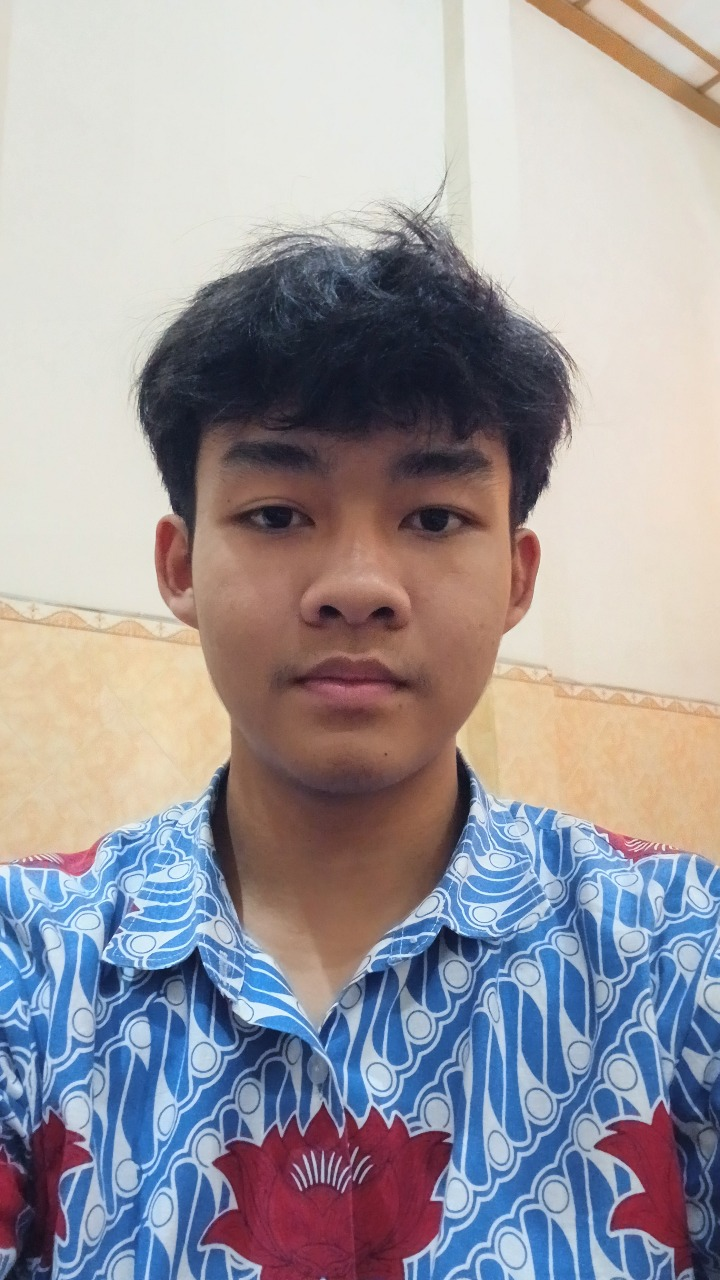
#> input picture assets/images/fadey contoh_compressed.jpg, 720 x 1280 px
$ python -i app.py   (imports and definitions only)
#> lines starting #> are read from the running program, lines starting #| are printed output that depends on the picture; after the words box and inside, x2 and y2 are one past the last pixel; in counts of white or black regions, pixels touching at a corner belong together
#> further down, picture is the input picture: shape (1280, 720, 3); mean B, G, R 160, 154.3, 158.4
import streamlit as st
import cv2
import numpy as np
from PIL import Image, ImageOps
import pickle
from pathlib import Path
from utils.eye_detection_module_v3 import multi_stage_detection

# ============================================================================
# LOAD KNN MODEL
# ============================================================================
# [23 lines left out: functions load_knn_model, load_knn_urine_model, not called in this run]

# ============================================================================
# KONFIGURASI HALAMAN
# ============================================================================
# [43 lines not run here, left out]

# ============================================================================
# PERTANYAAN UNTUK USER
# ============================================================================
QUESTIONS = [
    {
        "question": "Demam sebelum gejala hati muncul?",
        "options": ["Ya", "Tidak"],
        "scores": [2, 0]
    },
    {
        "question": "Nyeri otot (myalgia)?",
        "options": ["Sering/Sangat sering", "Jarang/Kadang", "Tidak pernah"],
        "scores": [2, 1, 0]
    },
    {
        "question": "Mual atau muntah?",
        "options": ["Sering/Sangat sering", "Jarang/Kadang", "Tidak pernah"],
        "scores": [2, 1, 0]
    },
    {
        "question": "Nyeri perut kanan atas?",
        "options": ["Nyeri berat/sangat parah", "Nyeri sedang", "Tidak/nyeri ringan"],
        "scores": [2, 1, 0]
    },
    {
        "question": "Feses pucat/abu-abu?",
        "options": ["Ya", "Tidak"],
        "scores": [2, 0]
    },
    {
        "question": "Lama gejala berlangsung:",
        "options": ["< 6 minggu", "6 minggu – 6 bulan", "> 6 bulan"],
        "scores": [0, 1, 3]
    },
    {
        "question": "Fatigue / lemas kronis?",
        "options": ["Sering/Sangat sering", "Jarang/Kadang", "Tidak"],
        "scores": [2, 1, 0]
    },
    {
        "question": "Gatal pada kulit?",
        "options": ["Sering/Sangat sering", "Jarang/Kadang", "Tidak"],
        "scores": [2, 1, 0]
    },
    {
        "question": "Perut membesar (ascites)?",
        "options": ["Ya", "Tidak"],
        "scores": [3, 0]
    },
    {
        "question": "Mudah memar/pendarahan?",
        "options": ["Ya", "Tidak"],
        "scores": [3, 0]
    },
    {
        "question": "Kaki bengkak (edema)?",
        "options": ["Ya", "Tidak"],
        "scores": [2, 0]
    }
]
MAX_SYMPTOM_SCORE = 25 # Sum of max scores: 2+2+2+2+2+3+2+2+3+3+2 = 25

# ============================================================================
# HELPER FUNCTIONS
# ============================================================================
# [96 lines left out: functions convert_uploaded_image, extract_sclera_rgb_from_detection, classify_jaundice_knn, not called in this run]

def extract_urine_rgb(image):
    """
    Extract median RGB values from urine region in the image using HSV masking.
    This method is aligned with the dataset creation script.

    Args:
        image: numpy array (BGR format)

    Returns:
        tuple: ((R, G, B), mask) or (None, None) if processing fails
    """
    try:
        if image is None:
            return None, None

        # Convert to RGB (for final output) and HSV (for masking)
        image_rgb = cv2.cvtColor(image, cv2.COLOR_BGR2RGB)
        hsv = cv2.cvtColor(image, cv2.COLOR_BGR2HSV)
#> hsv: shape (1280, 720, 3); mean H, S, V 63.6, 73.2, 181.2
        h, s, v = cv2.split(hsv)
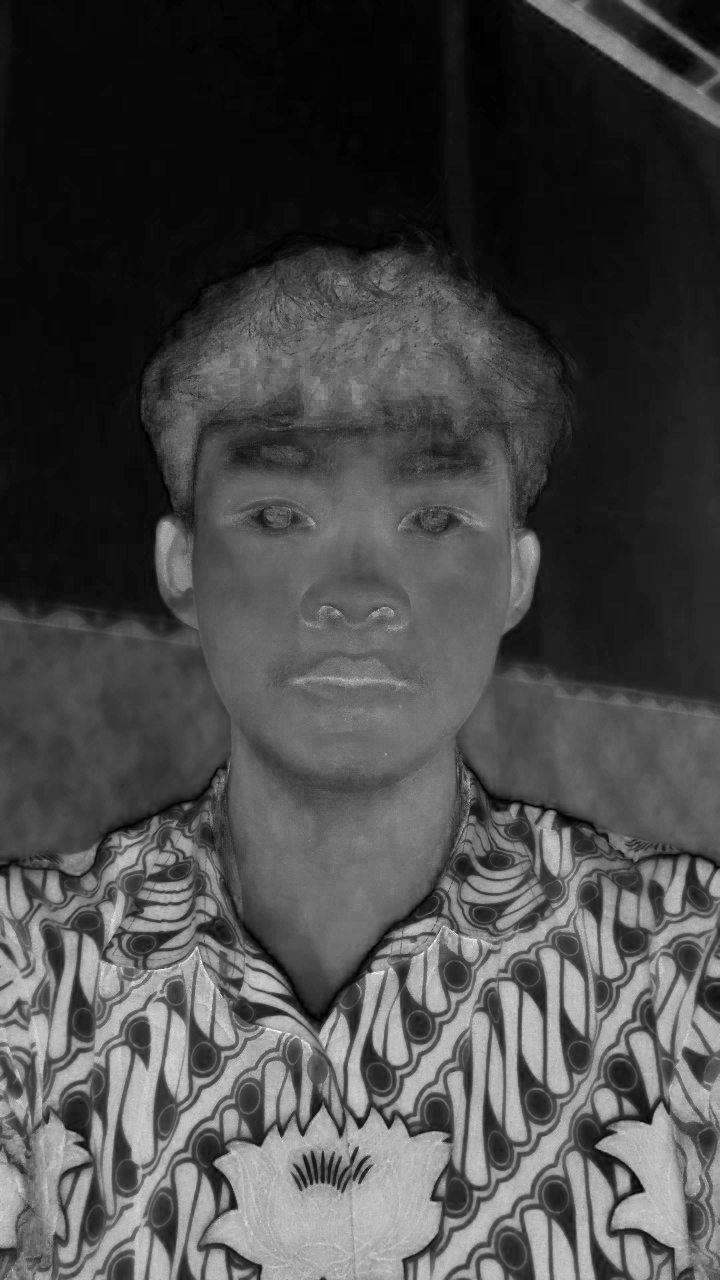
#> s: shape (1280, 720); min 0, max 255, mean 73.2
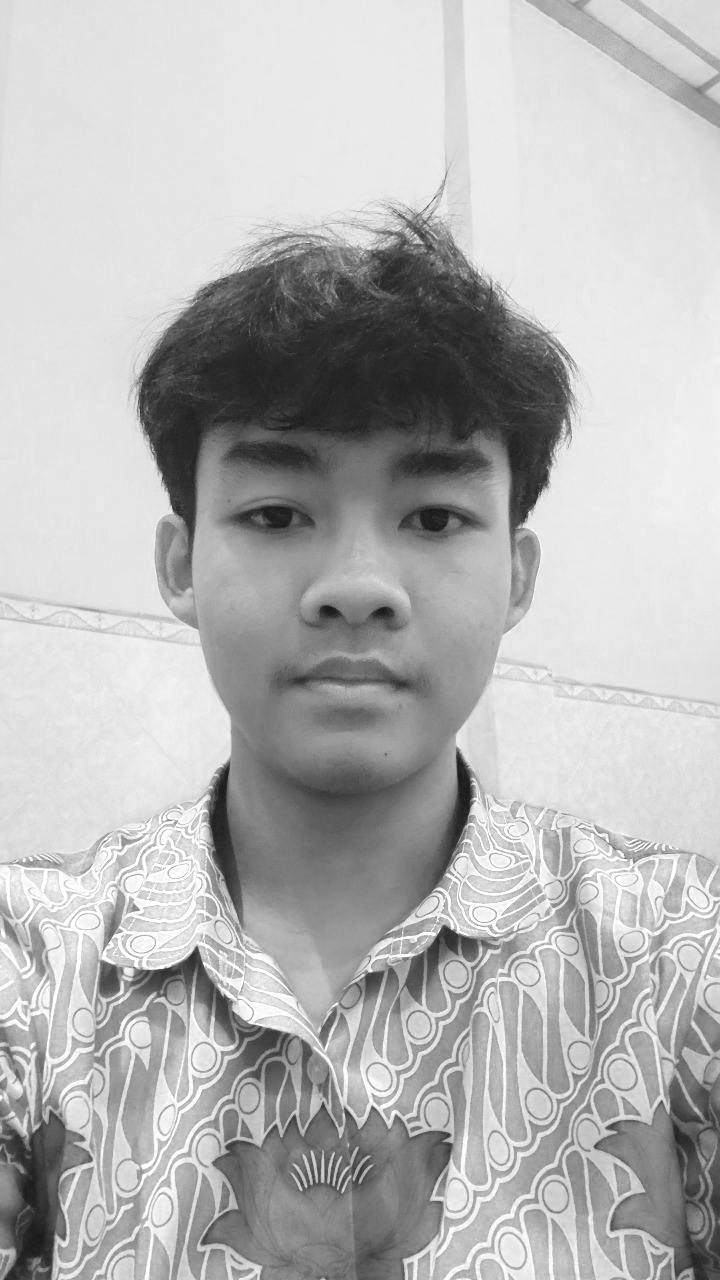
#> v: shape (1280, 720); min 17, max 255, mean 181.2

        h_img, w_img = image.shape[:2]
#> h_img = 1280; w_img = 720

        # Strategy 1: Detect urine region using color and brightness masks
        hue_mask = cv2.inRange(h, 0, 45)
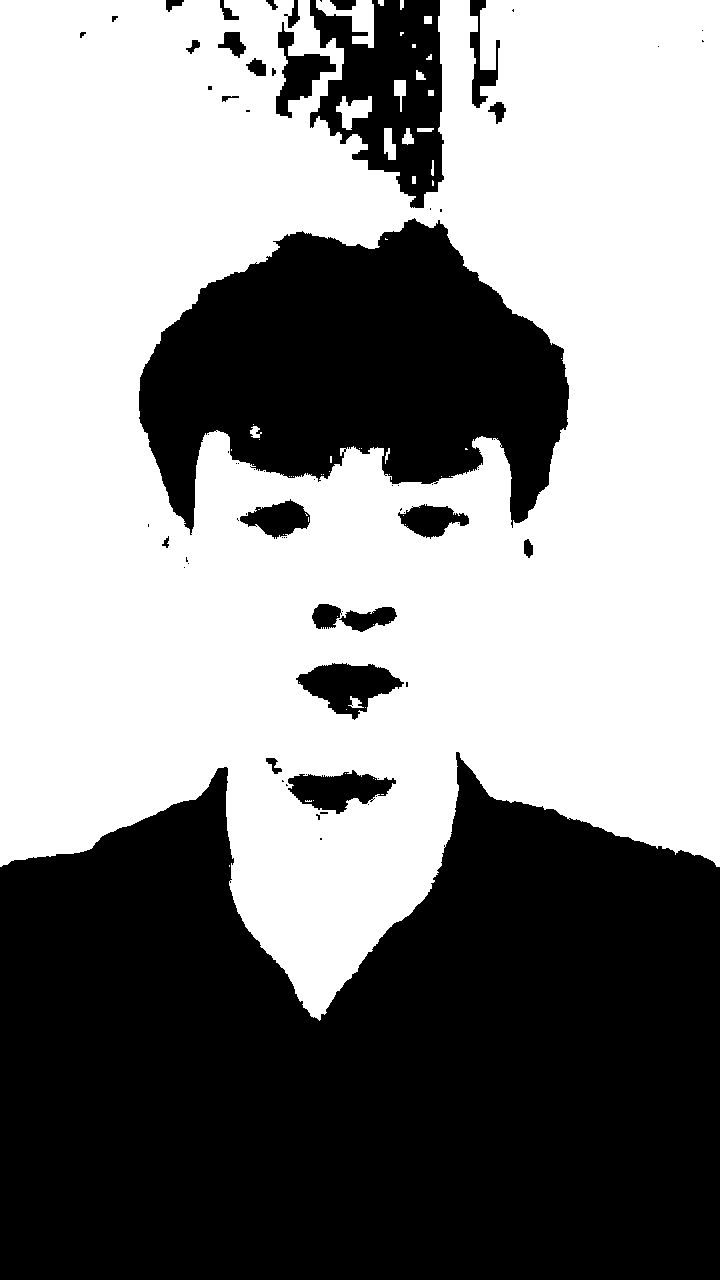
#> hue_mask: shape (1280, 720); 54.8% white; 71 black regions (44 under 20 px), largest, box (x1, y1, x2, y2) and area: (0, 752, 720, 1280) 300433, (139, 218, 569, 535) 83761, (310, 0, 444, 208) 16345
        saturation_mask = cv2.inRange(s, 40, 255)
#> saturation_mask: shape (1280, 720); 63.3% white; 416 black regions (306 under 20 px), largest, box (x1, y1, x2, y2) and area: (0, 0, 720, 696) 312058, (224, 881, 437, 1028) 2814, (598, 0, 704, 80) 2705
        brightness_mask = cv2.inRange(v, 40, 245)
#> brightness_mask: shape (1280, 720); 96.8% white; 1205 black regions (1057 under 20 px), largest, box (x1, y1, x2, y2) and area: (279, 353, 463, 430) 4901, (235, 346, 298, 409) 1802, (123, 830, 211, 899) 1342

        temp_mask = cv2.bitwise_and(hue_mask, saturation_mask)
#> temp_mask: shape (1280, 720); 23.6% white; 75 white regions (67 under 20 px), largest, box (x1, y1, x2, y2) and area: (0, 430, 720, 1011) 209107, (524, 0, 720, 132) 8136, (348, 696, 364, 708) 94
        urine_mask = cv2.bitwise_and(temp_mask, brightness_mask)
#> urine_mask: shape (1280, 720); 23.6% white; 75 white regions (67 under 20 px), largest, box (x1, y1, x2, y2) and area: (0, 430, 720, 1011) 209067, (524, 0, 720, 132) 8136, (348, 696, 364, 708) 94

        kernel = cv2.getStructuringElement(cv2.MORPH_ELLIPSE, (7, 7))
        urine_mask = cv2.morphologyEx(urine_mask, cv2.MORPH_CLOSE, kernel, iterations=3)
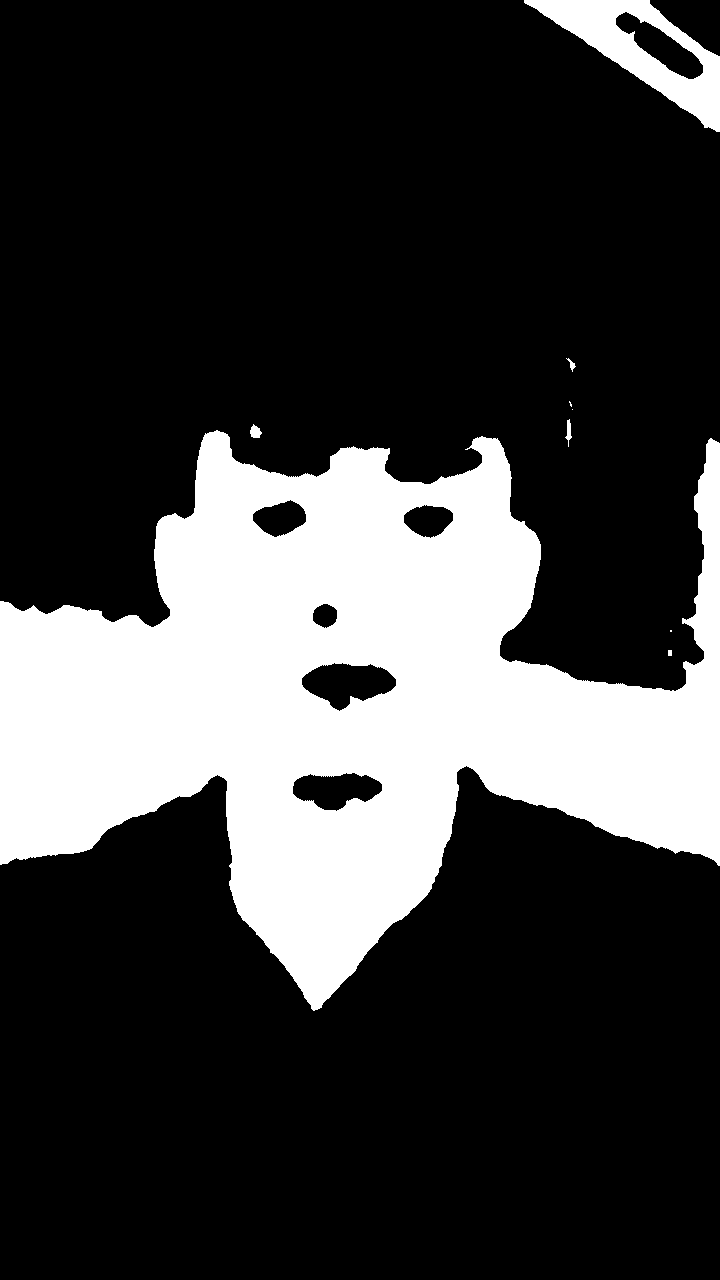
#> urine_mask: shape (1280, 720); 24.3% white; 9 white regions (3 under 20 px), largest, box (x1, y1, x2, y2) and area: (0, 430, 720, 1011) 215229, (524, 0, 720, 132) 8689, (250, 424, 262, 438) 113, (565, 419, 572, 447) 90, (566, 358, 576, 372) 47, (668, 650, 672, 656) 24
        urine_mask = cv2.morphologyEx(urine_mask, cv2.MORPH_OPEN, kernel, iterations=2)
#> urine_mask: shape (1280, 720); 24.3% white; 2 white regions, box (x1, y1, x2, y2) and area: (0, 430, 720, 1009) 214926, (525, 0, 720, 132) 8647

        urine_pixels = image_rgb[urine_mask > 0]
        final_mask = urine_mask

        # Strategy 2: Fallback to central region if mask is insufficient
        if len(urine_pixels) < 500:
            y_start = int(h_img * 0.2)
            y_end = int(h_img * 0.8)
            x_start = int(w_img * 0.2)
            x_end = int(w_img * 0.8)

            center_region_rgb = image_rgb[y_start:y_end, x_start:x_end]

            center_hsv = cv2.cvtColor(center_region_rgb, cv2.COLOR_RGB2HSV)
            center_h, center_s, center_v = cv2.split(center_hsv)

            center_hue_mask = cv2.inRange(center_h, 0, 45)
            center_saturation_mask = cv2.inRange(center_s, 40, 255)
            center_brightness_mask = cv2.inRange(center_v, 40, 245)

            temp_mask = cv2.bitwise_and(center_hue_mask, center_saturation_mask)
            center_mask = cv2.bitwise_and(temp_mask, center_brightness_mask)

            urine_pixels = center_region_rgb.reshape(-1, 3)[center_mask.reshape(-1) > 0]

            final_mask = np.zeros((h_img, w_img), dtype=np.uint8)
            final_mask[y_start:y_end, x_start:x_end] = center_mask

            if len(urine_pixels) < 100:
                urine_pixels = center_region_rgb.reshape(-1, 3)
                final_mask = np.zeros((h_img, w_img), dtype=np.uint8)
                final_mask[y_start:y_end, x_start:x_end] = 255

        if len(urine_pixels) == 0:
            return None, None

        median_rgb = np.median(urine_pixels, axis=0)
#> median_rgb = [175, 131, 109]
        red, green, blue = median_rgb
#> red = 175; green = 131; blue = 109

        return (int(red), int(green), int(blue)), final_mask

    except Exception as e:
        st.error(f"Error during urine color extraction: {e}")
        return None, None

# [570 lines left out: functions classify_urine_jaundice_knn, initialize_session_state, main, not called in this run]

# ============================================================================
# RUN APP
# ============================================================================
# [2 lines not run here, left out]

>>> import cv2
>>> picture = cv2.imread('assets/images/fadey contoh_compressed.jpg')
>>> result = extract_urine_rgb(picture)
